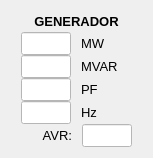
   <widget class="QWidget" name="layoutWidget">
    <property name="geometry">
     <rect>
      <x>58</x>
      <y>128</y>
      <width>133</width>
      <height>150</height>
     </rect>
    </property>
    <layout class="QGridLayout" name="gridLayout_21">
     <property name="spacing">
      <number>0</number>
     </property>
     <item row="0" column="0">
      <widget class="QLabel" name="label_109">
       <property name="minimumSize">
        <size>
         <width>131</width>
         <height>21</height>
        </size>
       </property>
       <property name="maximumSize">
        <size>
         <width>131</width>
         <height>21</height>
        </size>
       </property>
       <property name="font">
        <font>
         <pointsize>10</pointsize>
         <weight>75</weight>
         <bold>true</bold>
        </font>
       </property>
       <property name="styleSheet">
        <string notr="true">background-color: none;</string>
       </property>
       <property name="text">
        <string>GENERADOR</string>
       </property>
       <property name="alignment">
        <set>Qt::AlignCenter</set>
       </property>
      </widget>
     </item>
     <item row="1" column="0">
      <layout class="QVBoxLayout" name="verticalLayout_15">
       <property name="spacing">
        <number>0</number>
       </property>
       <item>
        <layout class="QHBoxLayout" name="horizontalLayout_65">
         <property name="spacing">
          <number>0</number>
         </property>
         <item>
          <widget class="QLineEdit" name="leGEN_MW">
           <property name="minimumSize">
            <size>
             <width>50</width>
             <height>23</height>
            </size>
           </property>
           <property name="maximumSize">
            <size>
             <width>50</width>
             <height>23</height>
            </size>
           </property>
           <property name="font">
            <font>
             <pointsize>9</pointsize>
            </font>
           </property>
           <property name="styleSheet">
            <string notr="true">background-color: rgb(255, 255, 255);</string>
           </property>
          </widget>
         </item>
         <item>
          <widget class="QLabel" name="label_110">
           <property name="minimumSize">
            <size>
             <width>0</width>
             <height>21</height>
            </size>
           </property>
           <property name="maximumSize">
            <size>
             <width>51</width>
             <height>21</height>
            </size>
           </property>
           <property name="font">
            <font>
             <pointsize>10</pointsize>
             <weight>50</weight>
             <bold>false</bold>
            </font>
           </property>
           <property name="styleSheet">
            <string notr="true">background-color: none;</string>
           </property>
           <property name="text">
            <string>MW</string>
           </property>
           <property name="alignment">
            <set>Qt::AlignLeading|Qt::AlignLeft|Qt::AlignVCenter</set>
           </property>
          </widget>
         </item>
        </layout>
       </item>
       <item>
        <layout class="QHBoxLayout" name="horizontalLayout_64">
         <property name="spacing">
          <number>0</number>
         </property>
         <item>
          <widget class="QLineEdit" name="leGEN_MV">
           <property name="minimumSize">
            <size>
             <width>50</width>
             <height>23</height>
            </size>
           </property>
           <property name="maximumSize">
            <size>
             <width>50</width>
             <height>23</height>
            </size>
           </property>
           <property name="font">
            <font>
             <pointsize>9</pointsize>
            </font>
           </property>
           <property name="styleSheet">
            <string notr="true">background-color: rgb(255, 255, 255);</string>
           </property>
          </widget>
         </item>
         <item>
          <widget class="QLabel" name="label_111">
           <property name="minimumSize">
            <size>
             <width>0</width>
             <height>21</height>
            </size>
           </property>
           <property name="maximumSize">
            <size>
             <width>51</width>
             <height>21</height>
            </size>
           </property>
           <property name="font">
            <font>
             <pointsize>10</pointsize>
             <weight>50</weight>
             <bold>false</bold>
            </font>
           </property>
           <property name="styleSheet">
            <string notr="true">background-color: none;</string>
           </property>
           <property name="text">
            <string>MVAR</string>
           </property>
           <property name="alignment">
            <set>Qt::AlignLeading|Qt::AlignLeft|Qt::AlignVCenter</set>
           </property>
          </widget>
         </item>
        </layout>
       </item>
       <item>
        <layout class="QHBoxLayout" name="horizontalLayout_63">
         <property name="spacing">
          <number>0</number>
         </property>
         <item>
          <widget class="QLineEdit" name="leGEN_PF">
           <property name="minimumSize">
            <size>
             <width>50</width>
             <height>23</height>
            </size>
           </property>
           <property name="maximumSize">
            <size>
             <width>50</width>
             <height>23</height>
            </size>
           </property>
           <property name="font">
            <font>
             <pointsize>9</pointsize>
            </font>
           </property>
           <property name="styleSheet">
            <string notr="true">background-color: rgb(255, 255, 255);</string>
           </property>
          </widget>
         </item>
         <item>
          <widget class="QLabel" name="label_112">
           <property name="minimumSize">
            <size>
             <width>0</width>
             <height>21</height>
            </size>
           </property>
           <property name="maximumSize">
            <size>
             <width>51</width>
             <height>21</height>
            </size>
           </property>
           <property name="font">
            <font>
             <pointsize>10</pointsize>
             <weight>50</weight>
             <bold>false</bold>
            </font>
           </property>
           <property name="styleSheet">
            <string notr="true">background-color: none;</string>
           </property>
           <property name="text">
            <string>PF</string>
           </property>
           <property name="alignment">
            <set>Qt::AlignLeading|Qt::AlignLeft|Qt::AlignVCenter</set>
           </property>
          </widget>
         </item>
        </layout>
       </item>
       <item>
        <layout class="QHBoxLayout" name="horizontalLayout_62">
         <property name="spacing">
          <number>0</number>
         </property>
         <item>
          <widget class="QLineEdit" name="leGEN_Hz">
           <property name="minimumSize">
            <size>
             <width>50</width>
             <height>23</height>
            </size>
           </property>
           <property name="maximumSize">
            <size>
             <width>50</width>
             <height>23</height>
            </size>
           </property>
           <property name="font">
            <font>
             <pointsize>9</pointsize>
            </font>
           </property>
           <property name="styleSheet">
            <string notr="true">background-color: rgb(255, 255, 255);</string>
           </property>
          </widget>
         </item>
         <item>
          <widget class="QLabel" name="label_113">
           <property name="minimumSize">
            <size>
             <width>0</width>
             <height>21</height>
            </size>
           </property>
           <property name="maximumSize">
            <size>
             <width>51</width>
             <height>21</height>
            </size>
           </property>
           <property name="font">
            <font>
             <pointsize>10</pointsize>
             <weight>50</weight>
             <bold>false</bold>
            </font>
           </property>
           <property name="styleSheet">
            <string notr="true">background-color: none;</string>
           </property>
           <property name="text">
            <string>Hz</string>
           </property>
           <property name="alignment">
            <set>Qt::AlignLeading|Qt::AlignLeft|Qt::AlignVCenter</set>
           </property>
          </widget>
         </item>
        </layout>
       </item>
       <item>
        <layout class="QHBoxLayout" name="horizontalLayout_61">
         <property name="spacing">
          <number>0</number>
         </property>
         <item>
          <widget class="QLabel" name="label_114">
           <property name="minimumSize">
            <size>
             <width>0</width>
             <height>21</height>
            </size>
           </property>
           <property name="maximumSize">
            <size>
             <width>51</width>
             <height>21</height>
            </size>
           </property>
           <property name="font">
            <font>
             <pointsize>10</pointsize>
             <weight>50</weight>
             <bold>false</bold>
            </font>
           </property>
           <property name="styleSheet">
            <string notr="true">background-color: none;</string>
           </property>
           <property name="text">
            <string>AVR:</string>
           </property>
           <property name="alignment">
            <set>Qt::AlignRight|Qt::AlignTrailing|Qt::AlignVCenter</set>
           </property>
          </widget>
         </item>
         <item>
          <widget class="QLineEdit" name="leGEN_AVR">
           <property name="minimumSize">
            <size>
             <width>50</width>
             <height>23</height>
            </size>
           </property>
           <property name="maximumSize">
            <size>
             <width>50</width>
             <height>23</height>
            </size>
           </property>
           <property name="font">
            <font>
             <pointsize>9</pointsize>
            </font>
           </property>
           <property name="styleSheet">
            <string notr="true">background-color: rgb(255, 255, 255);</string>
           </property>
          </widget>
         </item>
        </layout>
       </item>
      </layout>
     </item>
    </layout>
   </widget>
